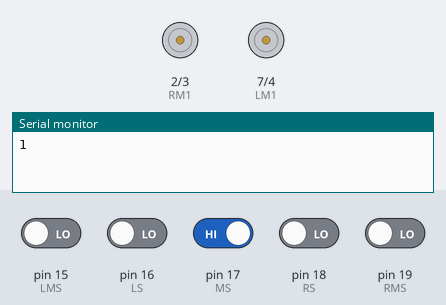
A sketch run on a simulated Arduino Uno, built with avr-gcc and run on an emulated ATmega328P. On the bench: motor-driver pin pairs drawn as motors (green arrow = first pin HIGH = forward, orange = second pin HIGH = backward, longer = more drive, scaled by the enable pin), the last lines printed to the serial monitor. The inputs (shaded band) are chosen by the test bench; at power-on: pin 17 (MS) HIGH, pin 15 (LMS), pin 16 (LS), pin 18 (RS), pin 19 (RMS) LOW.

Above: at 1.2 s.
1.3 s: pin 17 (MS) driven LOW
5.6 s: pin 17 (MS) driven HIGH and pin 19 (RMS) driven HIGH
At 6.7 s:
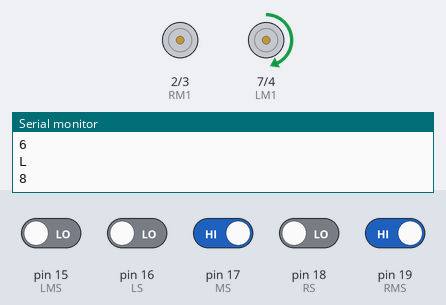
7.6 s: pin 15 (LMS) driven HIGH and pin 16 (LS) driven HIGH
At 8.9 s:
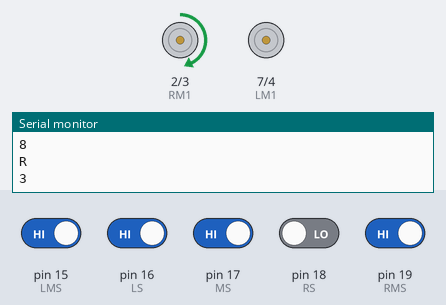
9.7 s: pin 18 (RS) driven HIGH
At 11.1 s:
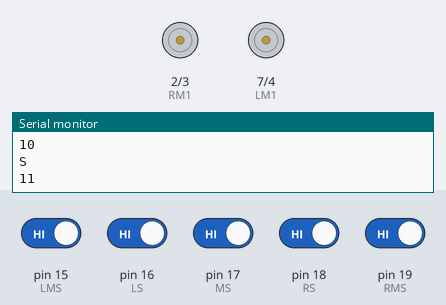
11.7 s: pin 17 (MS) driven LOW
At 13.3 s:
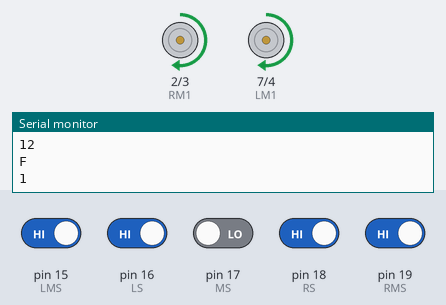
Timing chart, 0 to 14.8 s (numbered marks = the images above; inputs shaded):
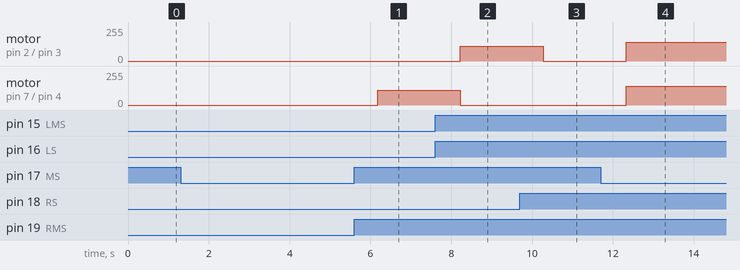

Measured:
- after the input at 5.6 s, motor on pin 7 (LM1) / pin 4 (LM2): stopped → forward 110/255 after 0.58 s
- after the input at 7.6 s, motor on pin 2 (RM1) / pin 3 (RM2): stopped → forward 110/255 after 0.63 s; motor on pin 7 (LM1) / pin 4 (LM2): forward 110/255 → stopped after 0.63 s
- after the input at 9.7 s, motor on pin 2 (RM1) / pin 3 (RM2): forward 110/255 → stopped after 0.58 s
- after the input at 11.7 s, motor on pin 2 (RM1) / pin 3 (RM2), motor on pin 7 (LM1) / pin 4 (LM2): stopped → forward 140/255 after 0.63 s

The sketch:

LineFollowingRobot5RFID.ino
```cpp
#include <MFRC522.h>
#include <SPI.h>

//Five infrared sensors
#define LMS 15 //Leftmost sensor
#define LS 16 //Left Sensor
#define MS 17 //Middle sensor
#define RS 18 //Right sensor
#define RMS 19 //Rightmost sensor

//For L298N Motor Driver
#define LM1 7 //IN4
#define LM2 4 //IN3
#define RM2 3 //IN2
#define RM1 2 //IN1
#define enR 5 //ENA (PWM)
#define enL 6 //ENB (PWM)

#define FORWARD_POWER 140
#define TURNING_POWER 110

#define SENSOR_DEBUG
#define FUNC_DEBUG
int counter = 0;

int RST_PIN = 9;
int SS_PIN = 10;

MFRC522 reader(SS_PIN ,RST_PIN);
byte cardID[4] = {80,21,12,163};


void setup() {

  //Sensor pins
  pinMode(LMS,INPUT);
  pinMode(LS,INPUT);
  pinMode(MS,INPUT);
  pinMode(RS,INPUT);
  pinMode(RMS,INPUT);

  //Motor pins
  pinMode(LM2, OUTPUT);
  pinMode(LM1, OUTPUT);
  pinMode(RM2, OUTPUT);
  pinMode(RM1, OUTPUT);
  pinMode(enR, OUTPUT); //Left motor enable
  pinMode(enL, OUTPUT); //Right motor enable

  Serial.begin(115200);
  SPI.begin();  //for Arduino and RFID reader being able to communicate
  reader.PCD_Init(); //Initialization of RFID reader
}

void loop() {

    //Updating min,max,avg,threshold values
  void updating();

  #ifdef SENSOR_DEBUG
  counter++;
  delay(1000);
  Serial.println(counter);
  #endif

  if(digitalRead(LMS) == 1 && digitalRead(LS) == 1 && digitalRead(MS) == 0 && digitalRead(RS) == 1 && digitalRead(RMS) == 1){  // When the middle sensor see black, move forward
     moveForward();

     #ifdef SENSOR_DEBUG
     Serial.println("1");
     #endif

  }

  if(digitalRead(LMS) == 1 && digitalRead(LS) == 1 && digitalRead(MS) == 0 && digitalRead(RS) == 0 && digitalRead(RMS) == 1){  // When the right and the middle sensor see black turn right
     turnRight();
     #ifdef SENSOR_DEBUG
     Serial.println("2");
     #endif

  }

  if(digitalRead(LMS) == 1 && digitalRead(LS) == 1 && digitalRead(MS) == 1 && digitalRead(RS) == 0 && digitalRead(RMS) == 1){  // When the right sensor see black turn right
     turnRight();

     #ifdef SENSOR_DEBUG
     Serial.println("3");
     #endif

  }

  if(digitalRead(LMS) == 1 && digitalRead(LS) == 1 && digitalRead(MS) == 1 && digitalRead(RS) == 0 && digitalRead(RMS) == 0){  // When the right and rightmost sensor see black, turn right
    turnRight();

     #ifdef SENSOR_DEBUG
     Serial.println("4");
     #endif

  }

   if(digitalRead(LMS) == 1 && digitalRead(LS) == 1 && digitalRead(MS) == 1 && digitalRead(RS) == 1 && digitalRead(RMS) == 0){  // When the rightmost sensor see black turn right
     turnRight();

     #ifdef SENSOR_DEBUG
     //Serial.println("5");
     #endif

  }

  if(digitalRead(LMS) == 1 && digitalRead(LS) == 0 && digitalRead(MS) == 0 && digitalRead(RS) == 1 && digitalRead(RMS) == 1){  // When the left and the middle sensor see black, turn left
     turnLeft();

     #ifdef SENSOR_DEBUG
     Serial.println("6");
     #endif

  }

  if(digitalRead(LMS) == 1 && digitalRead(LS) == 0 && digitalRead(MS) == 1 && digitalRead(RS) == 1 && digitalRead(RMS) == 1){  // When the left sensor see black, turn left
     turnLeft();

     #ifdef SENSOR_DEBUG
     Serial.println("7");
     #endif

  }

  if(digitalRead(LMS) == 0 && digitalRead(LS) == 0 && digitalRead(MS) == 1 && digitalRead(RS) == 0 && digitalRead(RMS) == 1){  // When the left and leftmost sensor see black, turn left
     turnLeft();

     #ifdef SENSOR_DEBUG
     Serial.println("8");
     #endif

  }
  if(digitalRead(LMS) == 0 && digitalRead(LS) == 1 && digitalRead(MS) == 1 && digitalRead(RS) == 1 && digitalRead(RMS) == 1){  // When the leftmost sensor see black, turn left
     turnLeft();

     #ifdef SENSOR_DEBUG
     Serial.println("9");
     #endif

  }

  if(digitalRead(LMS) == 0 && digitalRead(LS) == 0 && digitalRead(MS) == 0 && digitalRead(RS) == 0 && digitalRead(RMS) == 0){  // When all of them see black stop
     stopping();

     #ifdef SENSOR_DEBUG
     Serial.println("10");
     #endif

  }

  if(digitalRead(LMS) == 1 && digitalRead(LS) == 1 && digitalRead(MS) == 1 && digitalRead(RS) == 1 && digitalRead(RMS) == 1){  // When all of them see white stop
     stopping();

    #ifdef SENSOR_DEBUG
    Serial.println("11");
    #endif


  }


  //RFID
  //wait until a new card is read
  if(!reader.PICC_IsNewCardPresent()){
    return;
  }

  if(!reader.PICC_ReadCardSerial()){
    return;
  }

  if(reader.uid.uidByte[0] == cardID[0] && reader.uid.uidByte[1] == cardID[1] &&
     reader.uid.uidByte[2] == cardID[2] && reader.uid.uidByte[3] == cardID[3]){
       Serial.println("Authorized card");
       writeToScreen();
       stopping();

      #ifdef FUNC_DEBUG
      Serial.println("RFID STOP");
      #endif

      delay(5000);
  }
  else{
       Serial.println("Unauthorized card");
       writeToScreen();
  }

  reader.PICC_HaltA();

}

void moveForward(){

  digitalWrite(RM1, HIGH);// For right motor, moving forward is on
  digitalWrite(RM2, LOW); // For right motor, moving backward is off
  analogWrite(enR, FORWARD_POWER);  //  Right motor speed

  digitalWrite(LM1, HIGH); //For left motor, moving forward is on
  digitalWrite(LM2, LOW);  //For left motor, moving backward is off
  analogWrite(enL, FORWARD_POWER);    //Right motor, motor speed


  #ifdef FUNC_DEBUG
  Serial.println("F");
  #endif

}

void turnRight(){

  digitalWrite(RM1, HIGH);
  digitalWrite(RM2, LOW);
  analogWrite(enR, 0);

  digitalWrite(LM1, HIGH);
  digitalWrite(LM2, LOW);
  analogWrite(enL, TURNING_POWER);


  #ifdef FUNC_DEBUG
  Serial.println("R");
  #endif

}

void turnLeft(){

  digitalWrite(RM1, HIGH);
  digitalWrite(RM2, LOW);
  analogWrite(enR, TURNING_POWER);

  digitalWrite(LM1, HIGH);
  digitalWrite(LM2, LOW);
  analogWrite(enL,0 );


  #ifdef FUNC_DEBUG
  Serial.println("L");
  #endif

}

void stopping(){

  digitalWrite(RM1, HIGH);
  digitalWrite(RM2, LOW);
  digitalWrite(enR, LOW);

  digitalWrite(LM1, HIGH);
  digitalWrite(LM2, LOW);
  digitalWrite(enL, LOW);


  #ifdef FUNC_DEBUG
  Serial.println("S");
  #endif

}

//for RFID reader
void writeToScreen(){
    Serial.print("ID No: ");
    for(int counter = 0; counter<4; counter++){
      Serial.print(reader.uid.uidByte[counter]);
      Serial.print(" ");
    }
    Serial.println();
  }
```
